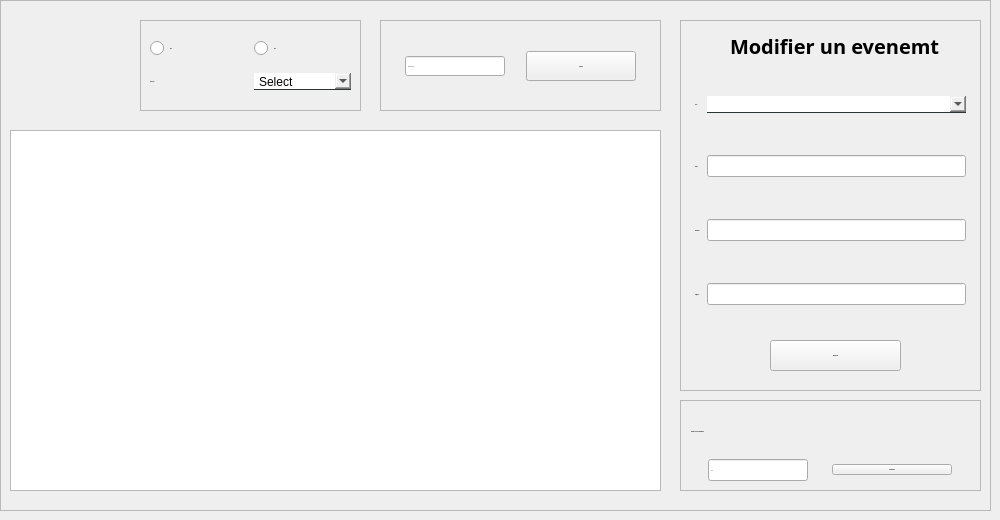
      <widget class="QWidget" name="listedeschantiers">
       <attribute name="title">
        <string>Liste des evenement</string>
       </attribute>
       <widget class="QFrame" name="frame_3">
        <property name="geometry">
         <rect>
          <x>0</x>
          <y>0</y>
          <width>991</width>
          <height>511</height>
         </rect>
        </property>
        <property name="frameShape">
         <enum>QFrame::StyledPanel</enum>
        </property>
        <property name="frameShadow">
         <enum>QFrame::Raised</enum>
        </property>
        <widget class="QTableView" name="tabevent">
         <property name="geometry">
          <rect>
           <x>10</x>
           <y>130</y>
           <width>651</width>
           <height>361</height>
          </rect>
         </property>
         <property name="styleSheet">
          <string notr="true"/>
         </property>
        </widget>
        <widget class="QFrame" name="frame_4">
         <property name="geometry">
          <rect>
           <x>680</x>
           <y>20</y>
           <width>301</width>
           <height>371</height>
          </rect>
         </property>
         <property name="frameShape">
          <enum>QFrame::StyledPanel</enum>
         </property>
         <property name="frameShadow">
          <enum>QFrame::Raised</enum>
         </property>
         <widget class="QWidget" name="gridLayoutWidget_2">
          <property name="geometry">
           <rect>
            <x>15</x>
            <y>40</y>
            <width>271</width>
            <height>281</height>
           </rect>
          </property>
          <layout class="QGridLayout" name="gridLayout_2">
           <property name="sizeConstraint">
            <enum>QLayout::SetDefaultConstraint</enum>
           </property>
           <property name="horizontalSpacing">
            <number>6</number>
           </property>
           <item row="0" column="1">
            <widget class="QComboBox" name="id_chmo">
             <property name="contextMenuPolicy">
              <enum>Qt::NoContextMenu</enum>
             </property>
             <property name="styleSheet">
              <string notr="true">QComboBox{
border:none;
border-bottom:1px solid #2d3436;
}
</string>
             </property>
             <property name="currentText">
              <string/>
             </property>
            </widget>
           </item>
           <item row="2" column="1">
            <widget class="QLineEdit" name="ad_chmo"/>
           </item>
           <item row="2" column="0">
            <widget class="QLabel" name="label_10">
             <property name="font">
              <font>
               <family>century gothic</family>
               <pointsize>-1</pointsize>
               <weight>75</weight>
               <bold>true</bold>
              </font>
             </property>
             <property name="text">
              <string>PRENOM :</string>
             </property>
            </widget>
           </item>
           <item row="3" column="0">
            <widget class="QLabel" name="label_9">
             <property name="font">
              <font>
               <family>century gothic</family>
               <pointsize>-1</pointsize>
               <weight>75</weight>
               <bold>true</bold>
              </font>
             </property>
             <property name="text">
              <string>SUBJECT :</string>
             </property>
            </widget>
           </item>
           <item row="0" column="0">
            <widget class="QLabel" name="label_6">
             <property name="font">
              <font>
               <family>century gothic</family>
               <pointsize>-1</pointsize>
               <weight>75</weight>
               <bold>true</bold>
              </font>
             </property>
             <property name="text">
              <string>CIN :</string>
             </property>
            </widget>
           </item>
           <item row="1" column="0">
            <widget class="QLabel" name="label_12">
             <property name="font">
              <font>
               <family>century gothic</family>
               <pointsize>-1</pointsize>
               <weight>75</weight>
               <bold>true</bold>
              </font>
             </property>
             <property name="text">
              <string>NOM :</string>
             </property>
            </widget>
           </item>
           <item row="1" column="1">
            <widget class="QLineEdit" name="ad_chmo_2"/>
           </item>
           <item row="3" column="1">
            <widget class="QLineEdit" name="ad_chmo_3"/>
           </item>
          </layout>
         </widget>
         <widget class="QPushButton" name="modifierchantier">
          <property name="geometry">
           <rect>
            <x>90</x>
            <y>320</y>
            <width>131</width>
            <height>31</height>
           </rect>
          </property>
          <property name="font">
           <font>
            <family>century gothic</family>
            <pointsize>-1</pointsize>
            <weight>75</weight>
            <bold>true</bold>
           </font>
          </property>
          <property name="text">
           <string>MODIFIER</string>
          </property>
         </widget>
         <widget class="QLabel" name="label_70">
          <property name="geometry">
           <rect>
            <x>50</x>
            <y>0</y>
            <width>331</width>
            <height>51</height>
           </rect>
          </property>
          <property name="font">
           <font>
            <family>century gothic</family>
            <pointsize>-1</pointsize>
            <weight>75</weight>
            <bold>true</bold>
           </font>
          </property>
          <property name="styleSheet">
           <string notr="true">font-family:century gothic;
font-size:20px;</string>
          </property>
          <property name="text">
           <string>Modifier un evenemt</string>
          </property>
         </widget>
         <zorder>gridLayoutWidget_2</zorder>
         <zorder>label_70</zorder>
         <zorder>modifierchantier</zorder>
        </widget>
        <widget class="QFrame" name="frame1_3">
         <property name="geometry">
          <rect>
           <x>680</x>
           <y>400</y>
           <width>301</width>
           <height>91</height>
          </rect>
         </property>
         <property name="frameShape">
          <enum>QFrame::StyledPanel</enum>
         </property>
         <property name="frameShadow">
          <enum>QFrame::Raised</enum>
         </property>
        </widget>
        <widget class="QFrame" name="frame_8">
         <property name="geometry">
          <rect>
           <x>380</x>
           <y>20</y>
           <width>281</width>
           <height>91</height>
          </rect>
         </property>
         <property name="frameShape">
          <enum>QFrame::StyledPanel</enum>
         </property>
         <property name="frameShadow">
          <enum>QFrame::Raised</enum>
         </property>
         <widget class="QWidget" name="layoutWidget">
          <property name="geometry">
           <rect>
            <x>10</x>
            <y>11</y>
            <width>261</width>
            <height>71</height>
           </rect>
          </property>
          <layout class="QHBoxLayout" name="horizontalLayout_13">
           <item>
            <widget class="QLineEdit" name="lineEdit_18">
             <property name="maximumSize">
              <size>
               <width>100</width>
               <height>20</height>
              </size>
             </property>
             <property name="font">
              <font>
               <family>century gothic</family>
               <pointsize>-1</pointsize>
               <weight>75</weight>
               <bold>true</bold>
              </font>
             </property>
             <property name="placeholderText">
              <string>Chercher par</string>
             </property>
            </widget>
           </item>
           <item>
            <widget class="QPushButton" name="pb_ok1">
             <property name="maximumSize">
              <size>
               <width>110</width>
               <height>30</height>
              </size>
             </property>
             <property name="font">
              <font>
               <family>century gothic</family>
               <pointsize>-1</pointsize>
               <weight>75</weight>
               <bold>true</bold>
              </font>
             </property>
             <property name="text">
              <string>cherche</string>
             </property>
            </widget>
           </item>
          </layout>
         </widget>
        </widget>
        <widget class="QPushButton" name="pushButton_5">
         <property name="geometry">
          <rect>
           <x>40</x>
           <y>10</y>
           <width>61</width>
           <height>51</height>
          </rect>
         </property>
         <property name="styleSheet">
          <string notr="true">QPushButton{
background-color: transparent;

background: none;
border: none;
background-repeat: none;
}
</string>
         </property>
        </widget>
        <widget class="QFrame" name="frame_10">
         <property name="geometry">
          <rect>
           <x>140</x>
           <y>20</y>
           <width>221</width>
           <height>91</height>
          </rect>
         </property>
         <property name="frameShape">
          <enum>QFrame::StyledPanel</enum>
         </property>
         <property name="frameShadow">
          <enum>QFrame::Raised</enum>
         </property>
         <widget class="QWidget" name="verticalLayoutWidget_3">
          <property name="geometry">
           <rect>
            <x>10</x>
            <y>10</y>
            <width>201</width>
            <height>71</height>
           </rect>
          </property>
          <layout class="QVBoxLayout" name="verticalLayout_4">
           <item>
            <layout class="QHBoxLayout" name="horizontalLayout_3">
             <item>
              <widget class="QRadioButton" name="radioButton_7">
               <property name="font">
                <font>
                 <family>century gothic</family>
                 <pointsize>-1</pointsize>
                 <weight>75</weight>
                 <bold>true</bold>
                </font>
               </property>
               <property name="text">
                <string>ABC</string>
               </property>
              </widget>
             </item>
             <item>
              <widget class="QRadioButton" name="radioButton_8">
               <property name="font">
                <font>
                 <family>century gothic</family>
                 <pointsize>-1</pointsize>
                 <weight>75</weight>
                 <bold>true</bold>
                </font>
               </property>
               <property name="text">
                <string>CBA</string>
               </property>
              </widget>
             </item>
            </layout>
           </item>
           <item>
            <layout class="QHBoxLayout" name="horizontalLayout_4">
             <item>
              <widget class="QLabel" name="label_11">
               <property name="font">
                <font>
                 <family>century gothic</family>
                 <pointsize>-1</pointsize>
                 <weight>75</weight>
                 <bold>true</bold>
                </font>
               </property>
               <property name="text">
                <string>Trier par :</string>
               </property>
              </widget>
             </item>
             <item>
              <widget class="QComboBox" name="comboBox">
               <property name="layoutDirection">
                <enum>Qt::LeftToRight</enum>
               </property>
               <property name="styleSheet">
                <string notr="true">QComboBox{
border:none;
border-bottom:1px solid #2d3436;
}
</string>
               </property>
               <item>
                <property name="text">
                 <string>Select</string>
                </property>
               </item>
               <item>
                <property name="text">
                 <string>Nom</string>
                </property>
               </item>
               <item>
                <property name="text">
                 <string>PRENOM</string>
                </property>
               </item>
               <item>
                <property name="text">
                 <string>SUBJECT</string>
                </property>
               </item>
              </widget>
             </item>
            </layout>
           </item>
          </layout>
         </widget>
        </widget>
        <widget class="QWidget" name="verticalLayoutWidget_4">
         <property name="geometry">
          <rect>
           <x>690</x>
           <y>410</y>
           <width>281</width>
           <height>71</height>
          </rect>
         </property>
         <layout class="QVBoxLayout" name="verticalLayout_5">
          <item>
           <widget class="QLabel" name="label_65">
            <property name="font">
             <font>
              <family>century gothic</family>
              <pointsize>-1</pointsize>
              <weight>75</weight>
              <bold>true</bold>
             </font>
            </property>
            <property name="styleSheet">
             <string notr="true">QLabel{
color: black;

border: none;
}</string>
            </property>
            <property name="text">
             <string>    Choisir un cin à supprimer</string>
            </property>
           </widget>
          </item>
          <item>
           <layout class="QHBoxLayout" name="horizontalLayout_5">
            <item>
             <widget class="QLineEdit" name="sup_id">
              <property name="maximumSize">
               <size>
                <width>100</width>
                <height>16777215</height>
               </size>
              </property>
              <property name="font">
               <font>
                <family>century gothic</family>
                <pointsize>-1</pointsize>
                <weight>75</weight>
                <bold>true</bold>
               </font>
              </property>
              <property name="text">
               <string/>
              </property>
              <property name="placeholderText">
               <string>CIN</string>
              </property>
             </widget>
            </item>
            <item>
             <widget class="QPushButton" name="supprimerchantier">
              <property name="maximumSize">
               <size>
                <width>120</width>
                <height>16777215</height>
               </size>
              </property>
              <property name="font">
               <font>
                <family>century gothic</family>
                <pointsize>-1</pointsize>
                <weight>75</weight>
                <bold>true</bold>
               </font>
              </property>
              <property name="text">
               <string>SUPPRIMER</string>
              </property>
             </widget>
            </item>
           </layout>
          </item>
         </layout>
        </widget>
        <widget class="QLineEdit" name="lineEdit_7">
         <property name="geometry">
          <rect>
           <x>160</x>
           <y>190</y>
           <width>113</width>
           <height>31</height>
          </rect>
         </property>
        </widget>
        <zorder>lineEdit_7</zorder>
        <zorder>tabevent</zorder>
        <zorder>frame_4</zorder>
        <zorder>frame1_3</zorder>
        <zorder>frame_8</zorder>
        <zorder>pushButton_5</zorder>
        <zorder>frame_10</zorder>
        <zorder>verticalLayoutWidget_4</zorder>
       </widget>
      </widget>
